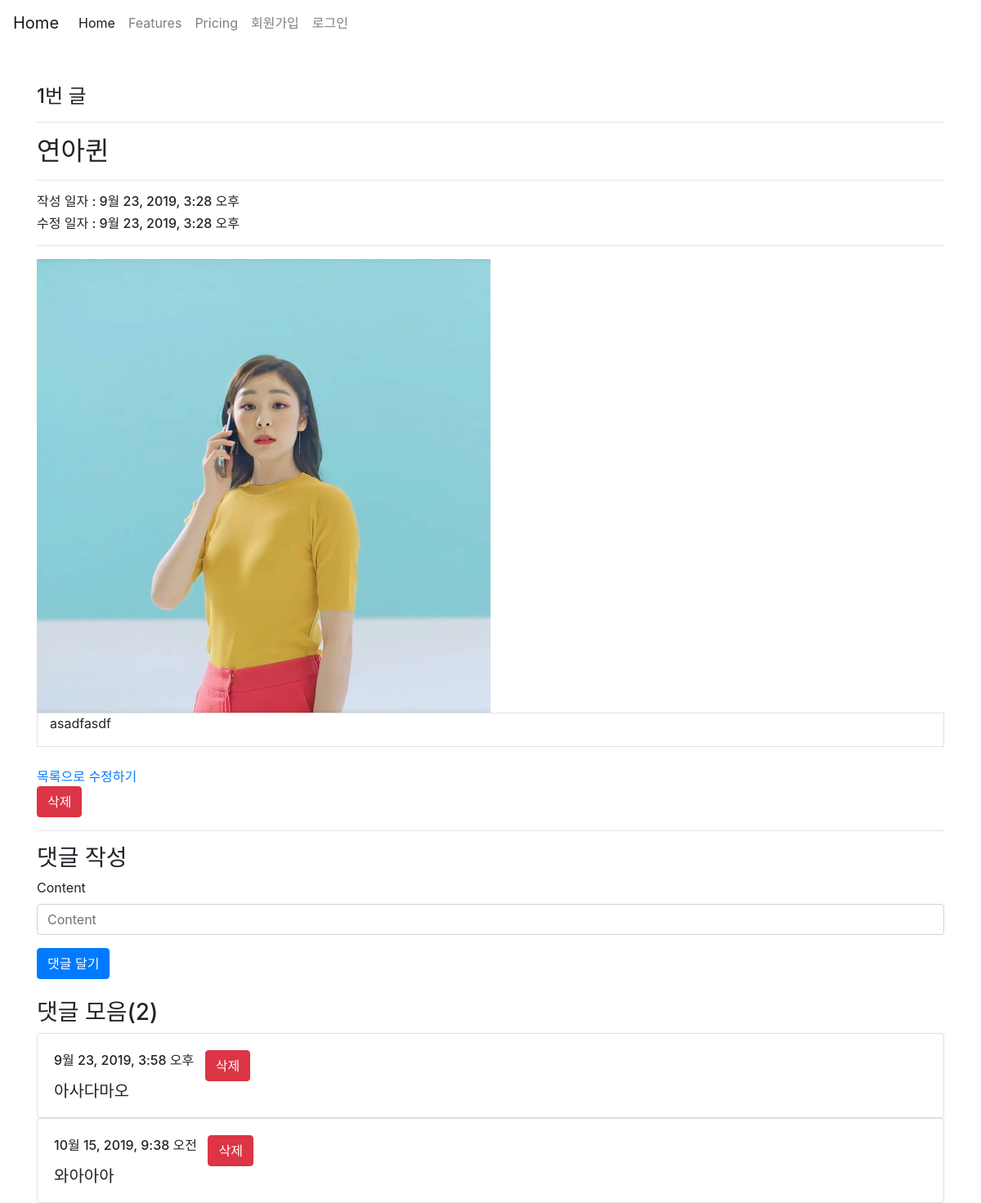
The app's page /articles/1/, older data.
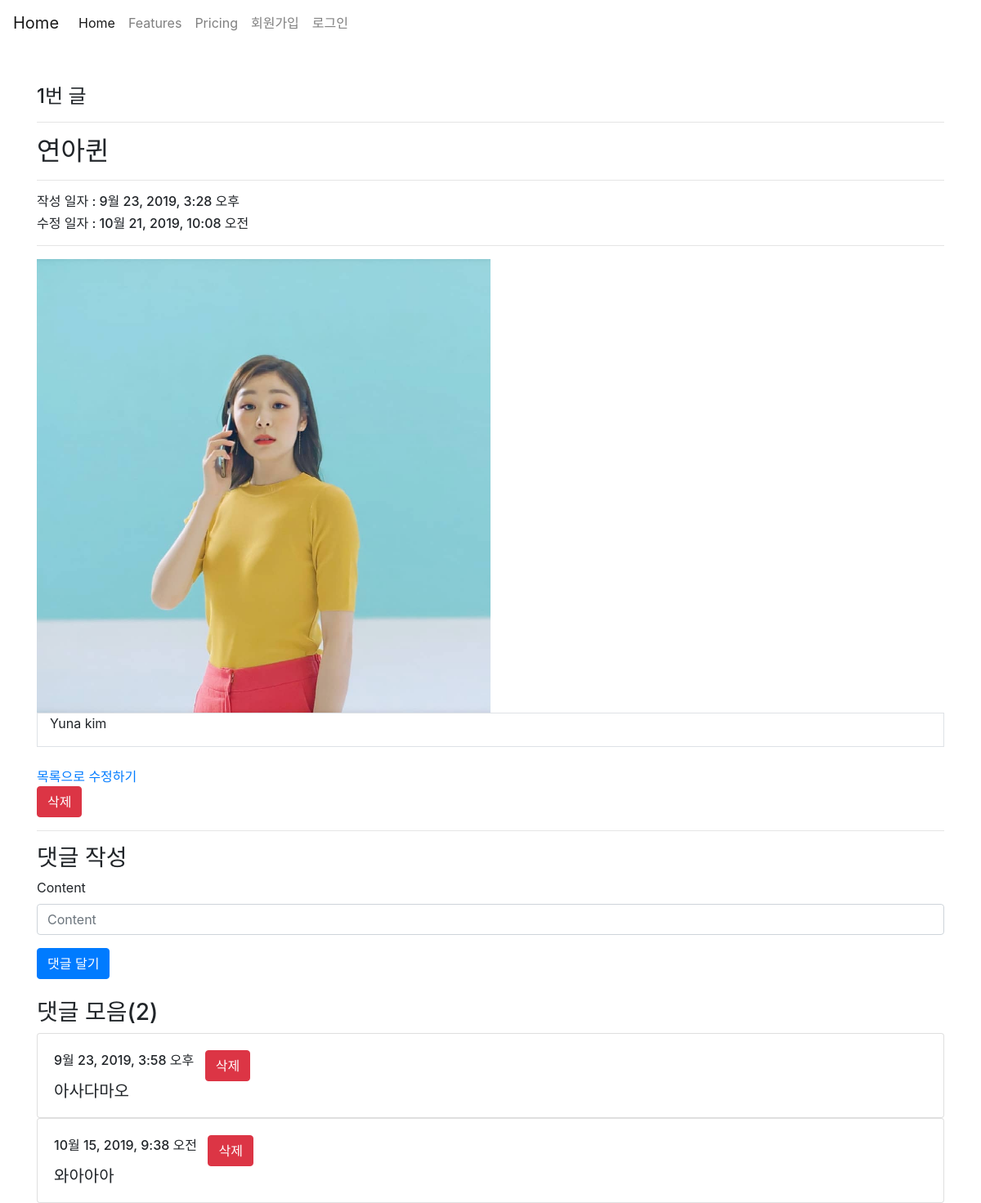
The same page, newer data.
### articles/models.py (models this page shows, shortened)
class Article(models.Model):
    title = models.CharField(max_length=30)
    content = models.TextField()
    image = models.ImageField(blank=True)
    image_thumbnail = ProcessedImageField(
        processors=[ResizeToFill(300, 300)],
        format='JPEG',
        options={'quality': 80},
    )
    created_at = models.DateTimeField(auto_now_add=True)
    updated_at = models.DateTimeField(auto_now=True)

### articles/views.py (the view)
# urls.py: path('<int:article_pk>/', views.detail, name='detail'),
def detail(request, article_pk):
    article = get_object_or_404(Article, pk=article_pk)
    comment_form = CommentForm()
    comments = article.comment_set.all()
    context = {
        'article': article,
        'comments': comments,
        'count': comments.count(),
        'comment_form': comment_form,
        'image': article.image,
    }
    return render(request, 'articles/detail.html', context)

### articles/forms.py
class CommentForm(forms.ModelForm):
    class Meta:
        model = Comment
        fields = ('content', )

### articles/templates/articles/detail.html (shortened to what this page needs)
{% extends 'articles/base.html' %}
{% load bootstrap4 %}
{% block body %}
<h4>{{ article.id }}번 글</h4>
<hr>
<h2>{{ article.title }}
</h2>
<hr>
<h6>작성 일자 : {{ article.created_at }}</h6>
<h6>수정 일자 : {{ article.updated_at }}</h6>
<hr>
{% if image %}
<img src="{{ image.url }}" alt="nothing" style="width: 50%">
{% endif %}
<div class="container border border-muted">
  <p>{{ article.content }}</p>
</div>
<br>
<a href="{% url 'articles:index' %}">목록으로</a>
<a href="{% url 'articles:update' article.pk %}">수정하기</a>
<form action="{% url 'articles:delete' article.pk %}" method="POST"
  onclick="return confirm('Do you want to delete it?')">
  <input class="btn btn-danger" type="submit" value="삭제">
</form>
<hr>
<h3>댓글 작성</h3>
<form action="comment_create/" method="POST">
  {% bootstrap_form comment_form %}
  {% buttons %}
  <button type="submit" class="btn btn-primary">댓글 달기</button>
  {% endbuttons %}
</form>
<br>
<h3>댓글 모음({{count}})</h3>
{% for comment in comments %}
<div class="card">
  <div class="card-body">
    <div class="form-inline">
      <h6 class="card-title">{{ comment.created_at }}</h6> &nbsp;&nbsp;&nbsp;
      <form action="{% url 'articles:comment_delete' article.pk comment.pk %}" method="POST">
        <input type="submit" value="삭제" class="btn btn-danger">
      </form>
    </div>
    <h5 class="card-text">{{ comment.content }}</h5>
  </div>
</div>
{% endfor %}
{% endblock %}

Row changes from the older to the newer data that the page shows:
changed Article "연아퀸": updated_at "9월 23, 2019, 3:28 오후" → "10월 21, 2019, 10:08 오전"; content "asadfasdf" → "Yuna kim"
